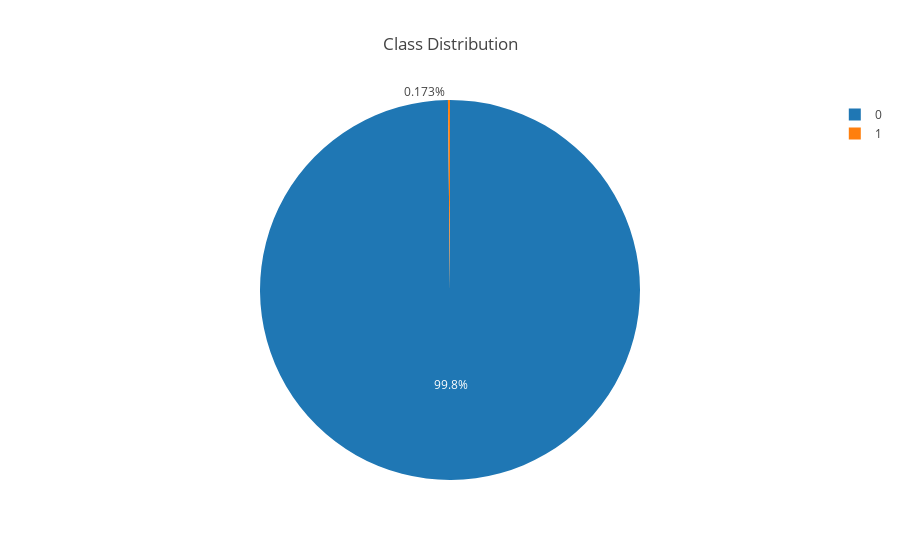

Notebook code cell kept with this figure:
### Code cell
tar=data['Class'].value_counts().reset_index()
tar.columns=['Class','Count']
temp=tar.Count
tag = (np.array(tar.index))
sizes = (np.array((temp / temp.sum())*100))
plt.figure(figsize=(10,8))

trace = go.Pie(labels=tag, values=sizes)
layout = go.Layout(title='Class Distribution')
dat1 = [trace]
fig = go.Figure(data=dat1, layout=layout)
py.iplot(fig, filename="Class Distribution")

### Figure 1 — Plotly figure (JSON) as saved in the notebook; plotly's stock layout.template omitted (floating-point values rounded to 4 significant figures)
{"data": [{"labels": [0, 1], "type": "pie", "values": [99.83, 0.1727]}], "layout": {"title": "Class Distribution"}}
